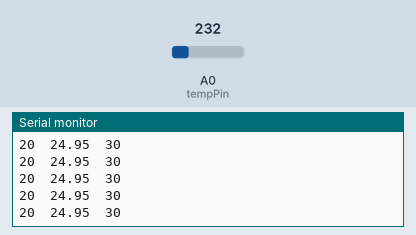
This sketch was run on a simulated Arduino Uno, built with avr-gcc and run on an emulated ATmega328P. On the bench: the last lines printed to the serial monitor. The test bench sets the inputs (shaded band); at power-on: A0 (tempPin) = 232.

Above: at 1.2 s.
1.3 s: A0 (tempPin) set to 250
At 2.2 s:
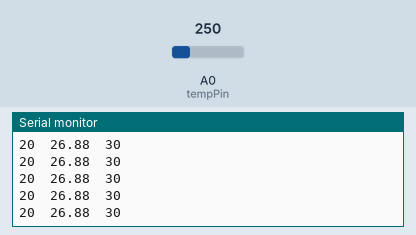
4.3 s: A0 (tempPin) set to 266
At 5.4 s:
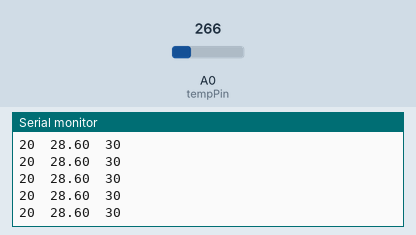
Timing chart, 0 to 7.3 s (numbered marks = the images above; inputs shaded):
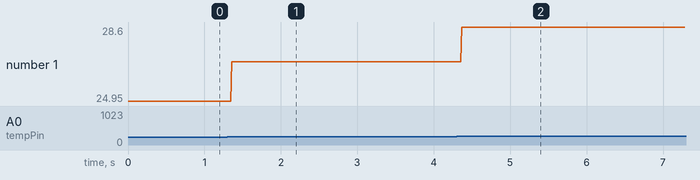

The sketch:

Temperature_Sensor.ino
```cpp
int tempPin=A0;
int reading;
float temp;
int min=20;
int max=30;

void setup() {
  // put your setup code here, to run once:
  pinMode(tempPin,INPUT);
  analogReference(INTERNAL);
  Serial.begin(9600);
}

void loop() {
  // put your main code here, to run repeatedly:
  reading=analogRead(tempPin);
  temp=(reading*110.0)/1023;
  String axis = String(min)+"  "+String(temp)+"  "+String(max);
  Serial.println(axis);
  delay(10);
}
```

Measured:
- after the input at 1.3 s, the serial monitor: prints a new line after 0.06 s (image 1)
- after the input at 4.3 s, the serial monitor: prints a new line after 0.07 s (image 2)
- plotted number 1: 24.95 → 26.88 after the input at 1.3 s, 26.88 → 28.6 after the input at 4.3 s
